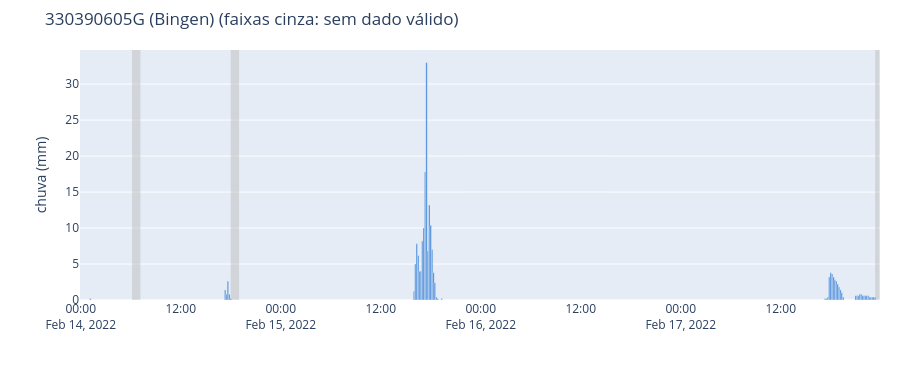

The cell this chart's notebook holds for it:
### Code cell
fig_i = figuras.serie_chuva_interativo(pluv_reg['330390605G'], '2022-02-14', '2022-02-17', titulo='330390605G (Bingen)')

fig_i

### Figure 1 — Plotly figure (JSON) as saved in the notebook; plotly's stock layout.template omitted (floating-point values rounded to 4 significant figures; data arrays with more than 128 entries replaced by an {"elided": "..."} marker saying what was removed)
{"data": [{"marker": {"color": "#2a78d6"}, "name": "chuva", "type": "bar", "x": {"elided": "576 str values"}, "y": {"elided": "576 float values"}}], "layout": {"bargap": 0, "height": 380, "margin": {"r": 20, "t": 50}, "shapes": [{"fillcolor": "#bdbdbd", "line": {"width": 0}, "opacity": 0.5, "type": "rect", "x0": "2022-02-14T06:10:00", "x1": "2022-02-14T07:10:00", "xref": "x", "y0": 0, "y1": 1, "yref": "y domain"}, {"fillcolor": "#bdbdbd", "line": {"width": 0}, "opacity": 0.5, "type": "rect", "x0": "2022-02-14T18:00:00", "x1": "2022-02-14T19:00:00", "xref": "x", "y0": 0, "y1": 1, "yref": "y domain"}, {"fillcolor": "#bdbdbd", "line": {"width": 0}, "opacity": 0.5, "type": "rect", "x0": "2022-02-17T23:20:00", "x1": "2022-02-17T23:50:00", "xref": "x", "y0": 0, "y1": 1, "yref": "y domain"}], "title": {"text": "330390605G (Bingen) (faixas cinza: sem dado válido)"}, "yaxis": {"title": {"text": "chuva (mm)"}}}}
